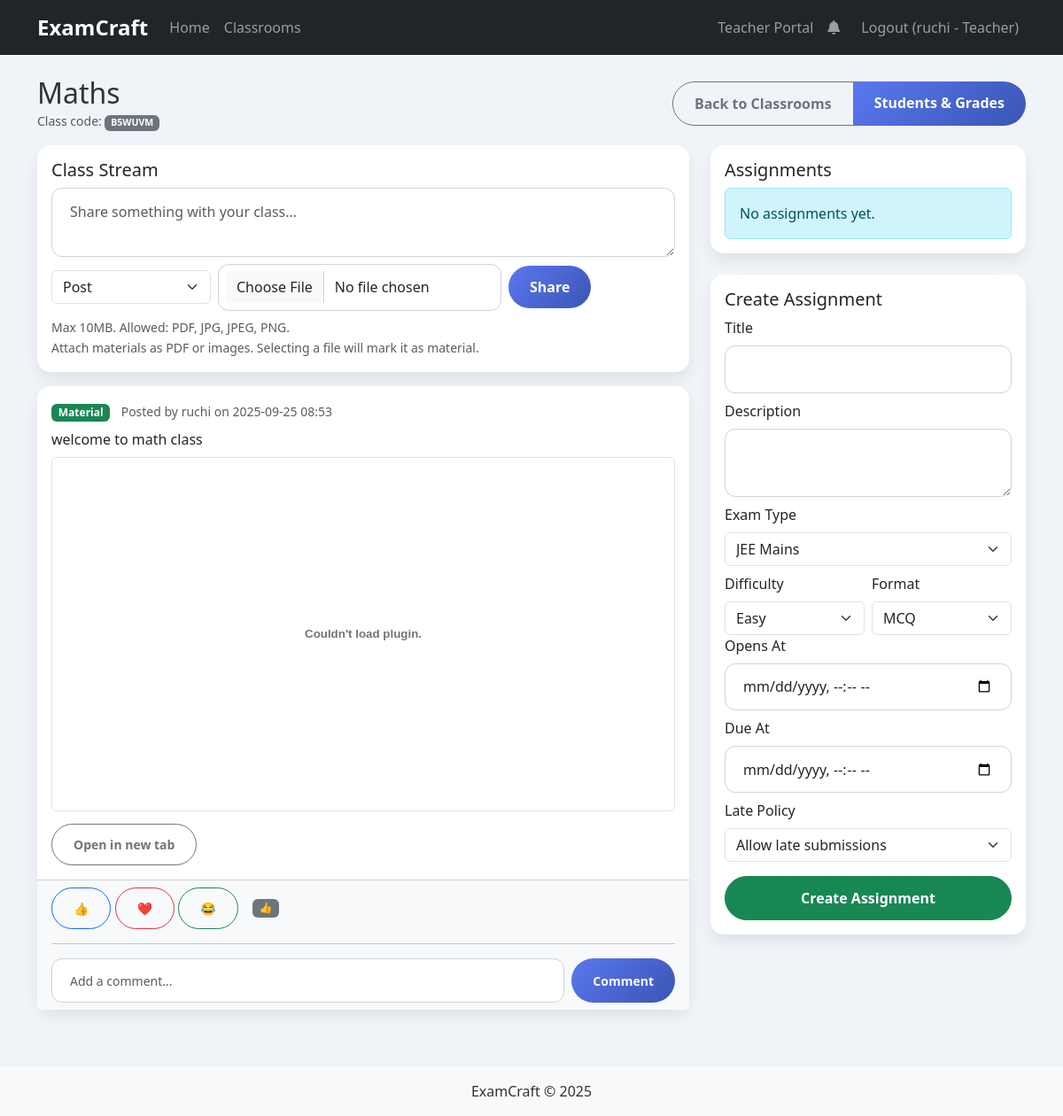
The page /classroom/2 (signed in) on the database its author committed.
### app.py (models this page shows, shortened)
class User(db.Model):
    id = db.Column(db.Integer, primary_key=True)
    username = db.Column(db.String(80), unique=True, nullable=False)
    password_hash = db.Column(db.String(120), nullable=False)
    role = db.Column(db.String(20), nullable=False, default='student')  # 'teacher' or 'student'

class Classroom(db.Model):
    id = db.Column(db.Integer, primary_key=True)
    name = db.Column(db.String(120), nullable=False)
    code = db.Column(db.String(10), unique=True, nullable=False)
    description = db.Column(db.Text, nullable=True)
    owner_id = db.Column(db.Integer, db.ForeignKey('user.id'), nullable=False)
    created_at = db.Column(db.DateTime, default=datetime.utcnow)

class ClassPost(db.Model):
    id = db.Column(db.Integer, primary_key=True)
    classroom_id = db.Column(db.Integer, db.ForeignKey('classroom.id'), nullable=False)
    user_id = db.Column(db.Integer, db.ForeignKey('user.id'), nullable=False)
    content = db.Column(db.Text, nullable=True)
    attachment_path = db.Column(db.String(255), nullable=True)
    post_type = db.Column(db.String(20), default='post')  # 'post', 'chat', 'material'
    created_at = db.Column(db.DateTime, default=datetime.utcnow)

class PostReaction(db.Model):
    id = db.Column(db.Integer, primary_key=True)
    post_id = db.Column(db.Integer, db.ForeignKey('class_post.id'), nullable=False)
    user_id = db.Column(db.Integer, db.ForeignKey('user.id'), nullable=False)
    reaction_type = db.Column(db.String(20), nullable=False)
    created_at = db.Column(db.DateTime, default=datetime.utcnow)

### app.py (the view, shortened to what this page needs)
@app.route('/classroom/<int:class_id>')
@login_required
def classroom_view(class_id):
    classroom, membership, redirect_resp = require_membership(class_id)
    if redirect_resp:
        return redirect_resp
    posts_query = ClassPost.query.filter_by(classroom_id=classroom.id).order_by(ClassPost.created_at.desc()).all()
    assignments = Assignment.query.filter_by(classroom_id=classroom.id).order_by(Assignment.created_at.desc()).all()
    is_teacher = membership.role == 'teacher'
    user = get_current_user()
    now = datetime.now()
    post_ids = [p.id for p in posts_query]
    reactions = PostReaction.query.filter(PostReaction.post_id.in_(post_ids)).all() if post_ids else []
    comments = PostComment.query.filter(PostComment.post_id.in_(post_ids)).order_by(PostComment.created_at.asc()).all() if post_ids else []
    comment_ids = [c.id for c in comments]
    comment_reactions = CommentReaction.query.filter(CommentReaction.comment_id.in_(comment_ids)).all() if comment_ids else []
    user_ids = set([r.user_id for r in reactions]) | set([c.user_id for c in comments]) | set([cr.user_id for cr in comment_reactions]) | set([p.user_id for p in posts_query])
    users = User.query.filter(User.id.in_(list(user_ids))).all() if user_ids else []
    user_map = {u.id: u for u in users}
    reactions_by_post = {}
    for r in reactions:
        if r.post_id not in reactions_by_post:
            reactions_by_post[r.post_id] = []
        reactions_by_post[r.post_id].append(r)
    comments_by_post = {}
    for c in comments:
        if c.post_id not in comments_by_post:
            comments_by_post[c.post_id] = []
        comments_by_post[c.post_id].append(c)
    reactions_by_comment = {}
    for cr in comment_reactions:
        if cr.comment_id not in reactions_by_comment:
            reactions_by_comment[cr.comment_id] = []
        reactions_by_comment[cr.comment_id].append(cr)
    posts = []
    for p in posts_query:
        post_reactions = reactions_by_post.get(p.id, [])
        post_comments_query = comments_by_post.get(p.id, [])
        structured_comments = []
        posts.append({
            'obj': p,
            'user': user_map.get(p.user_id),
            'reactions': post_reactions,
            'comments': structured_comments
        })
    subs_map = {}
    return render_template('classroom.html', classroom=classroom, posts=posts, assignments=assignments, is_teacher=is_teacher, now=now, subs_map=subs_map, user_map=user_map, current_user=user)

### templates/classroom.html (shortened to what this page needs)
{% extends "base.html" %}
{% block content %}
<div class="d-flex justify-content-between align-items-center mb-3">
  <div>
    <h2 class="mb-0">{{ classroom.name }}</h2>
    <small class="text-muted">Class code: <span class="badge bg-secondary">{{ classroom.code }}</span></small>
  </div>
  <div class="btn-group">
    <a class="btn btn-outline-secondary" href="{{ url_for('classrooms') }}">Back to Classrooms</a>
    {% if is_teacher %}
    <a class="btn btn-primary" href="{{ url_for('classroom_students', class_id=classroom.id) }}">Students &amp; Grades</a>
    {% endif %}
  </div>
</div>
<div class="row g-4">
  <div class="col-lg-8">
    <div class="card mb-3">
      <div class="card-body">
        <h5 class="card-title">Class Stream</h5>
        {% if is_teacher %}
        <form method="post" action="{{ url_for('classroom_post', class_id=classroom.id) }}" enctype="multipart/form-data">
          <div class="mb-2">
            <textarea name="content" class="form-control" rows="2" placeholder="Share something with your class..."></textarea>
          </div>
          <div class="d-flex align-items-center gap-2 mb-2">
            <select name="post_type" class="form-select" style="max-width: 180px;">
              <option value="post">Post</option>
            </select>
            <input type="file" name="material_file" id="materialFile" class="form-control" style="max-width: 320px;" />
            <button class="btn btn-primary" type="submit">Share</button>
          </div>
          <div id="fileHelp" class="form-text">Max 10MB. Allowed: PDF, JPG, JPEG, PNG.</div>
          <small class="text-muted">Attach materials as PDF or images. Selecting a file will mark it as material.</small>
        </form>
        {% else %}
        <div class="alert alert-info mb-0">
          Only teachers can post to the class stream. You can comment or react on posts and complete assignments.
        </div>
        {% endif %}
      </div>
    </div>
    {% for p_data in posts %}
      {% set p = p_data.obj %}
      <div class="card mb-3">
        <div class="card-body">
          <div class="d-flex justify-content-between">
            <div>
              <span class="badge {% if p.post_type == 'material' %}bg-success{% elif p.post_type == 'chat' %}bg-info{% else %}bg-primary{% endif %}">{{ p.post_type|capitalize }}</span>
              <small class="text-muted ms-2">Posted by {{ p_data.user.username if p_data.user else 'Unknown' }} on {{ p.created_at.strftime('%Y-%m-%d %H:%M') }}</small>
            </div>
          </div>
          {% if p.content %}
            <p class="mt-2 mb-1">{{ p.content }}</p>
          {% endif %}
          {% if p.attachment_path %}
            {% set ext = p.attachment_path.split('.')[-1].lower() %}
            <div class="mt-2">
              {% if ext == 'pdf' %}
                <embed src="{{ p.attachment_path }}" type="application/pdf" width="100%" height="400px" class="rounded border" />
              {% else %}
                <img src="{{ p.attachment_path }}" alt="Attachment" class="img-fluid rounded border" style="max-height: 400px;" />
              {% endif %}
            </div>
            <div class="mt-2">
              <a class="btn btn-sm btn-outline-secondary" href="{{ p.attachment_path }}" target="_blank">Open in new tab</a>
            </div>
          {% endif %}
        </div>
        <div class="card-footer bg-light">
          <div class="d-flex align-items-center gap-3">
            <form method="post" action="{{ url_for('react_to_post', class_id=classroom.id, post_id=p.id) }}" class="d-inline-block">
                <button type="submit" name="reaction_type" value="👍" class="btn btn-sm btn-outline-primary">👍</button>
                <button type="submit" name="reaction_type" value="❤️" class="btn btn-sm btn-outline-danger">❤️</button>
                <button type="submit" name="reaction_type" value="😂" class="btn btn-sm btn-outline-success">😂</button>
            </form>
            <div class="d-flex gap-2">
              {% for reaction in p_data.reactions %}
                <span class="badge bg-secondary">{{ reaction.reaction_type }}</span>
              {% endfor %}
            </div>
          </div>
          <hr>
          <div class="comments-section">
            <form method="post" action="{{ url_for('comment_on_post', class_id=classroom.id, post_id=p.id) }}" class="d-flex gap-2 mt-2">
              <input type="text" name="content" class="form-control form-control-sm" placeholder="Add a comment...">
              <button type="submit" class="btn btn-sm btn-primary">Comment</button>
            </form>
          </div>
        </div>
      </div>
    {% endfor %}
  </div>
  <div class="col-lg-4">
    <div class="card mb-4">
      <div class="card-body">
        <h5 class="card-title d-flex justify-content-between align-items-center">
          <span>Assignments</span>
        </h5>
        {% if assignments %}
          <ul class="list-group list-group-flush">
            {% for a in assignments %}
              <li class="list-group-item">
                <div class="d-flex justify-content-between align-items-center">
                  <div class="me-2">
                    <div class="fw-bold">{{ a.title }}</div>
                    <small class="text-muted d-block">Created {{ a.created_at.strftime('%Y-%m-%d %H:%M') }}</small>
                    <div class="small mt-1">
                      {% if a.opens_at %}<span class="text-muted me-2">Opens: {{ a.opens_at.strftime('%Y-%m-%d %H:%M') }}</span>{% endif %}
                      {% if a.due_at %}<span class="text-muted">Due: {{ a.due_at.strftime('%Y-%m-%d %H:%M') }} <span class="due-countdown badge bg-dark ms-1" data-due="{{ a.due_at.isoformat() }}"></span></span>{% endif %}
                    </div>
                    <div class="mt-1">
                      {% if a.due_at and now > a.due_at %}
                        {% if a.late_policy == 'block' %}
                          <span class="badge bg-secondary">Closed</span>
                        {% else %}
                          <span class="badge bg-warning text-dark">Late</span>
                        {% endif %}
                      {% elif a.opens_at and now < a.opens_at %}
                        <span class="badge bg-info text-dark">Opens soon</span>
                      {% elif a.due_at and (a.due_at - now).total_seconds() <= 86400 %}
                        <span class="badge bg-danger">Due soon</span>
                      {% else %}
                        <span class="badge bg-success">Open</span>
                      {% endif %}
                      {% if not is_teacher and subs_map.get(a.id) %}
                        {% if subs_map.get(a.id).is_late %}
                          <span class="badge bg-warning text-dark ms-1">Submitted Late</span>
                        {% else %}
                          <span class="badge bg-primary ms-1">Submitted</span>
                        {% endif %}
                      {% endif %}
                    </div>
                  </div>
                  <div class="btn-group align-self-start">
                    {% set closed = a.due_at and now > a.due_at and a.late_policy == 'block' %}
                    <a class="btn btn-sm btn-primary {{ 'disabled' if (a.opens_at and now < a.opens_at) or closed else '' }}" href="{{ url_for('start_assignment', class_id=classroom.id, assignment_id=a.id) }}">Start</a>
                    {% if is_teacher %}
                      <a class="btn btn-sm btn-outline-secondary" href="{{ url_for('view_submissions', class_id=classroom.id, assignment_id=a.id) }}">Submissions</a>
                    {% endif %}
                  </div>
                </div>
              </li>
            {% endfor %}
          </ul>
        {% else %}
          <div class="alert alert-info mb-0">No assignments yet.</div>
        {% endif %}
      </div>
    </div>
    {% if is_teacher %}
    <div class="card">
      <div class="card-body">
        <h5 class="card-title">Create Assignment</h5>
        <form method="post" action="{{ url_for('create_assignment', class_id=classroom.id) }}">
          <div class="mb-2">
            <label class="form-label">Title</label>
            <input type="text" name="title" class="form-control" required>
          </div>
          <div class="mb-2">
            <label class="form-label">Description</label>
            <textarea name="description" class="form-control" rows="2"></textarea>
          </div>
          <div class="mb-2">
            <label class="form-label">Exam Type</label>
            <select name="exam_name" class="form-select" id="examTypeSelect">
              <option value="JEE_MAINS">JEE Mains</option>
            </select>
          </div>
          <div id="nonSchoolConfig">
            <div class="row g-2">
              <div class="col-6">
                <label class="form-label">Difficulty</label>
                <select name="difficulty" class="form-select">
                  <option value="EASY">Easy</option>
                </select>
              </div>
              <div class="col-6">
                <label class="form-label">Format</label>
                <select name="exam_format" class="form-select">
                  <option value="MCQ">MCQ</option>
                </select>
              </div>
            </div>
          </div>
          <div class="mb-2">
            <label class="form-label">Opens At</label>
            <input type="datetime-local" name="opens_at" class="form-control">
          </div>
          <div class="mb-2">
            <label class="form-label">Due At</label>
            <input type="datetime-local" name="due_at" class="form-control">
          </div>
          <div class="mb-3">
            <label class="form-label">Late Policy</label>
            <select name="late_policy" class="form-select">
              <option value="allow" selected>Allow late submissions</option>
            </select>
          </div>
          <button class="btn btn-success w-100" type="submit">Create Assignment</button>
        </form>
      </div>
    </div>
    {% endif %}
  </div>
</div>
{% endblock %}

### templates/base.html (shortened to what this page needs)
<!DOCTYPE html>
<html lang="en">
<head>
    <link href="https://cdn.jsdelivr.net/npm/bootstrap@5.3.0-alpha1/dist/css/bootstrap.min.css" rel="stylesheet">
    <link rel="stylesheet" href="https://cdnjs.cloudflare.com/ajax/libs/font-awesome/5.15.4/css/all.min.css">
    <link rel="stylesheet" href="{{ url_for('static', filename='css/style.css') }}">
</head>
<body>
    <nav class="navbar navbar-expand-lg navbar-dark bg-dark">
        <div class="container">
            <a class="navbar-brand" href="{{ url_for('index') }}">ExamCraft</a>
            <div class="collapse navbar-collapse" id="navbarNav">
                <ul class="navbar-nav me-auto mb-2 mb-lg-0">
                    <li class="nav-item">
                        <a class="nav-link" href="{{ url_for('index') }}">Home</a>
                    </li>
                    <li class="nav-item">
                        <a class="nav-link" href="{{ url_for('classrooms') }}">Classrooms</a>
                    </li>
                </ul>
                <ul class="navbar-nav ms-auto">
                    {% if session.username %}
                    {% if session.role == 'teacher' %}
                    <li class="nav-item">
                        <a class="nav-link" href="{{ url_for('teacher_portal') }}">Teacher Portal</a>
                    </li>
                    {% elif session.role == 'student' %}
                    <li class="nav-item">
                        <a class="nav-link" href="{{ url_for('student_portal') }}">Student Portal</a>
                    </li>
                    {% endif %}
                    <li class="nav-item">
                        <a class="nav-link position-relative" href="{{ url_for('notifications_page') }}" title="Notifications">
                            <i class="fas fa-bell"></i>
                        </a>
                    </li>
                    <li class="nav-item ms-2">
                        <a class="nav-link" href="{{ url_for('logout') }}">Logout ({{ session.username }}{% if session.role %} - {{ session.role|capitalize }}{% endif %})</a>
                    </li>
                    {% endif %}
                </ul>
            </div>
        </div>
    </nav>
    <div class="container mt-4">
        {% block content %}{% endblock %}
    </div>
    <footer class="mt-5 py-3 bg-light text-center">
        <div class="container">
            <p class="mb-0">ExamCraft &copy; 2025</p>
        </div>
    </footer>
</body>
</html>

### rows shown on the page
User: username "ruchi", user "ruchi"
Classroom: name "Maths", code "B5WUVM"
ClassPost: post_type "Material", created_at "2025-09-25 08:53", content "welcome to math class"
PostReaction: reaction_type "👍"

### other values the page prints
{{ session.role|capitalize }} "Teacher"
